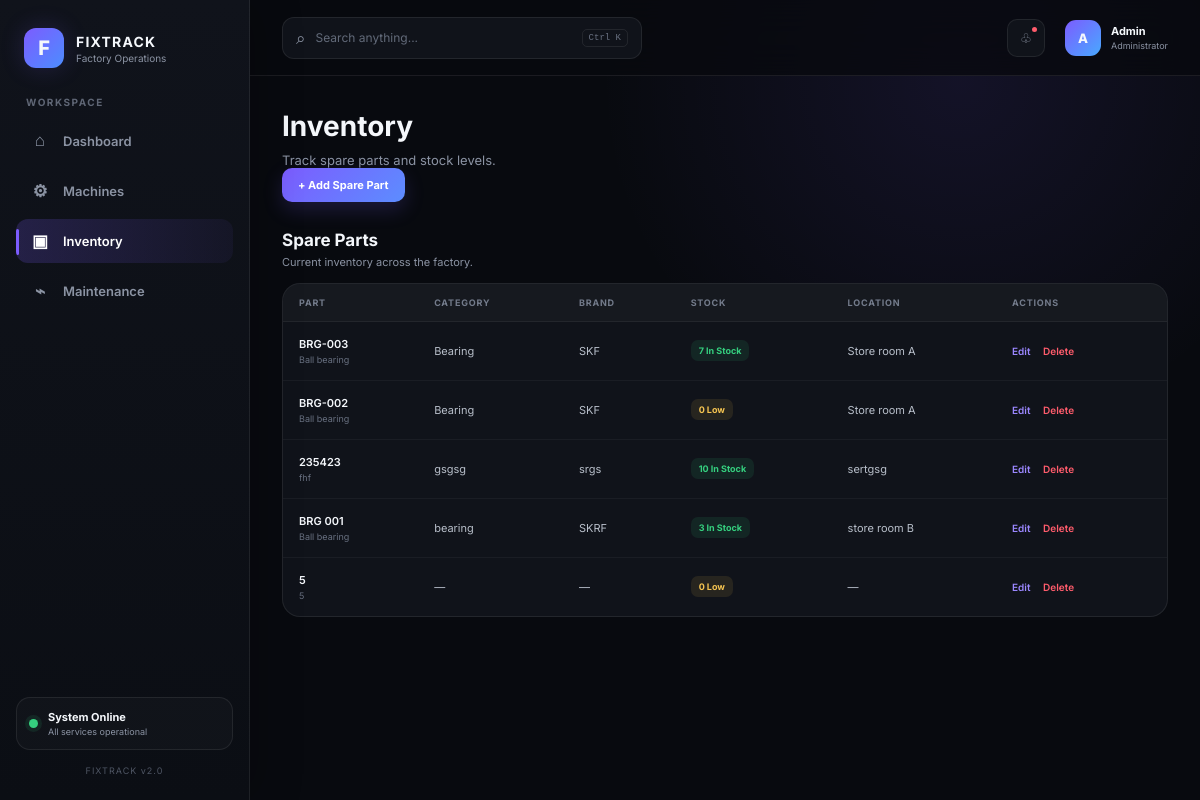
The page /spare-parts/ on the database its author committed.
### tables this page shows
CREATE TABLE spare_parts (
            id INTEGER PRIMARY KEY AUTOINCREMENT,
            part_code TEXT UNIQUE NOT NULL,
            part_name TEXT NOT NULL,
            category TEXT,
            brand TEXT,
            specification TEXT,
            current_stock INTEGER DEFAULT 0,
            reorder_level INTEGER DEFAULT 5,
            location TEXT
        );

### routes/spare_parts.py (the view)
@spare_parts_bp.route("/")
def spare_parts():
    connection = get_connection()
    parts = connection.execute(
        "SELECT * FROM spare_parts ORDER BY id DESC"
    ).fetchall()
    connection.close()
    return render_template(
        "spare_parts/index.html",
        spare_parts=parts
    )

### database.py (called while the page is built)
def get_connection():
    connection = sqlite3.connect(DATABASE, timeout=10)
    connection.row_factory = sqlite3.Row
    connection.execute("PRAGMA foreign_keys = ON")
    return connection

### templates/spare_parts/index.html (shortened to what this page needs)
{% extends "base.html" %}
{% block content %}
<div class="page-header">
    <div>
        <h1>Inventory</h1>
        <p>
            Track spare parts and stock levels.
        </p>
    </div>
    <a
        href="{{ url_for('spare_parts.add_spare_part') }}"
        class="btn btn-primary"
    >
        + Add Spare Part
    </a>
</div>
<div class="dashboard-section">
    <div class="section-header">
        <div>
            <h2>Spare Parts</h2>
            <p>
                Current inventory across the factory.
            </p>
        </div>
    </div>
    <div class="table-container">
        <table>
            <thead>
                <tr>
                    <th>Part</th>
                    <th>Category</th>
                    <th>Brand</th>
                    <th>Stock</th>
                    <th>Location</th>
                    <th>Actions</th>
                </tr>
            </thead>
            <tbody>
                {% if spare_parts %}
                    {% for part in spare_parts %}
                    <tr>
                        <td>
                            <div class="table-primary-text">
                                {{ part["part_code"] }}
                            </div>
                            <div class="table-secondary-text">
                                {{ part["part_name"] }}
                            </div>
                        </td>
                        <td>
                            {{ part["category"] or "—" }}
                        </td>
                        <td>
                            {{ part["brand"] or "—" }}
                        </td>
                        <td>
                            {% if part["current_stock"] <= part["reorder_level"] %}
                                <span class="status-badge status-warning">
                                    {{ part["current_stock"] }} Low
                                </span>
                            {% else %}
                                <span class="status-badge status-active">
                                    {{ part["current_stock"] }} In Stock
                                </span>
                            {% endif %}
                        </td>
                        <td>
                            {{ part["location"] or "—" }}
                        </td>
                        <td>
                            <a
                                href="{{ url_for('spare_parts.edit_spare_part', part_id=part['id']) }}"
                                class="action-link"
                            >
                                Edit
                            </a>
                            <a
                                href="{{ url_for('spare_parts.delete_spare_part', part_id=part['id']) }}"
                                class="action-link danger"
                            >
                                Delete
                            </a>
                        </td>
                    </tr>
                    {% endfor %}
                {% endif %}
            </tbody>
        </table>
    </div>
</div>
{% endblock %}

### static/css/style.css (style rules this page uses)
:root { --bg: #080a0f; --panel: #10131a; --panel-2: #141821; --panel-hover: #191e28; --border: rgba(255, 255, 255, 0.08); --text: #f4f7fb; --muted: #8b93a3; --accent: #7c5cff; --accent-2: #9b87ff; --green: #35d07f; --yellow: #f5c451; --red: #ff5c6c; --blue: #48a9ff; --sidebar-width: 250px; --radius: 18px; }
* { margin: 0; padding: 0; box-sizing: border-box; }
html { scroll-behavior: smooth; }
body { font-family: "Inter", sans-serif; background: radial-gradient( circle at 80% 10%, rgba(124, 92, 255, 0.10), transparent 30% ), var(--bg); color: var(--text); min-height: 100vh; }
a { color: inherit; text-decoration: none; }
.page-header { margin-bottom: 28px; animation: fadeUp 0.45s ease both; }
.page-header h1 { font-size: 28px; line-height: 1.2; margin-bottom: 8px; }
.page-header p { color: var(--muted); font-size: 13px; }
.dashboard-section { animation: fadeUp 0.55s ease both; }
.section-header { display: flex; align-items: center; justify-content: space-between; margin-bottom: 14px; }
.section-header h2 { font-size: 17px; margin-bottom: 5px; }
.section-header p { color: var(--muted); font-size: 11px; }
.table-container { overflow-x: auto; background: var(--panel); border: 1px solid var(--border); border-radius: var(--radius); }
table { width: 100%; border-collapse: collapse; min-width: 700px; }
thead { background: rgba(255, 255, 255, 0.025); }
th { padding: 13px 16px; color: #737b8b; text-align: left; font-size: 9px; font-weight: 700; text-transform: uppercase; letter-spacing: 0.8px; border-bottom: 1px solid var(--border); }
td { padding: 15px 16px; color: #b8bfca; font-size: 11px; border-bottom: 1px solid rgba(255, 255, 255, 0.045); }
tbody tr { transition: background 0.2s ease; }
tbody tr:last-child td { border-bottom: none; }
.table-primary-text { color: var(--text); font-size: 11px; font-weight: 600; }
.table-secondary-text { margin-top: 3px; color: #687080; font-size: 9px; }
.btn { display: inline-flex; align-items: center; justify-content: center; padding: 10px 16px; border: none; border-radius: 10px; font-size: 11px; font-weight: 700; cursor: pointer; transition: transform 0.2s ease, opacity 0.2s ease, box-shadow 0.2s ease; }
.btn-primary { background: linear-gradient( 135deg, var(--accent), #5c8dff ); color: white; box-shadow: 0 8px 20px rgba(124, 92, 255, 0.18); }
.action-link { color: var(--accent-2); font-size: 10px; font-weight: 600; margin-right: 10px; }
.action-link.danger { color: var(--red); }
.status-badge { display: inline-flex; align-items: center; padding: 5px 8px; border-radius: 7px; font-size: 9px; font-weight: 700; }
.status-active { background: rgba(53, 208, 127, 0.10); color: var(--green); }
.status-warning { background: rgba(245, 196, 81, 0.10); color: var(--yellow); }
.btn { transition: transform 0.2s ease, box-shadow 0.2s ease, background 0.2s ease; }

### rows shown on the page
spare_parts: part_code "BRG-003", part_name "Ball bearing", category "Bearing", brand "SKF", current_stock "7", location "Store room A"
spare_parts: part_code "BRG-002", part_name "Ball bearing", category "Bearing", brand "SKF", current_stock "0", location "Store room A"
spare_parts: part_code "235423", part_name "fhf", category "gsgsg", brand "srgs", current_stock "10", location "sertgsg"
spare_parts: part_code "BRG 001", part_name "Ball bearing", category "bearing", brand "SKRF", current_stock "3", location "store room B"
spare_parts: part_code "5", part_name "5", category "—", brand "—", current_stock "0", location "—"
